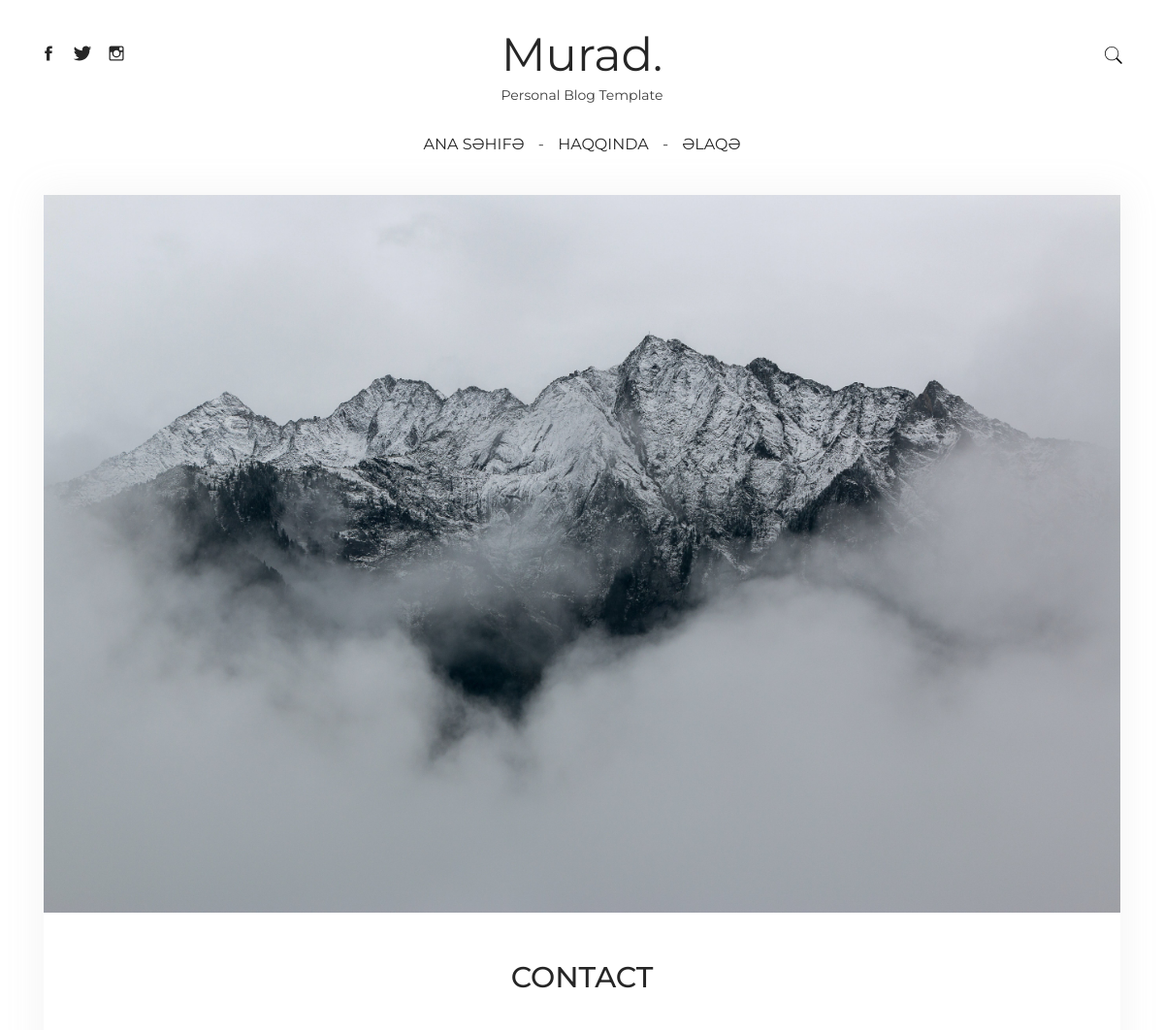
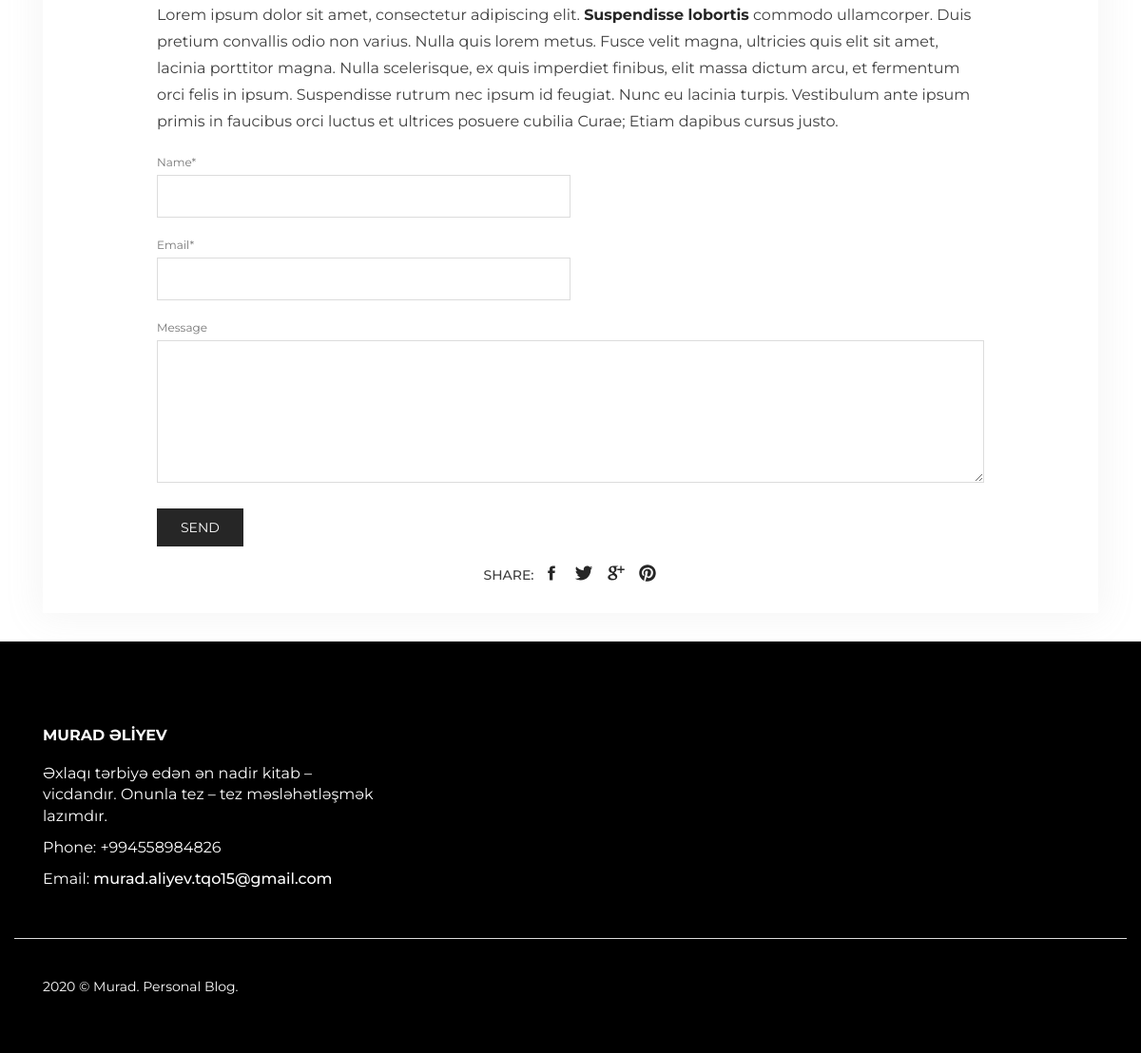
The app's page /contact with its own data (2 pictures, top to bottom).
### polls/models.py (models this page shows)
class Pages(models.Model):
    id = models.AutoField(auto_created=True, primary_key=True, serialize=False)
    page = models.CharField(max_length=250, verbose_name='Səhifənin adı')
    page_url = models.CharField(max_length=250, verbose_name='Alt səhifə (url)')
    def __str__(self):
        return self.page

class Post(models.Model):
    id = models.AutoField(auto_created=True, primary_key=True, serialize=False)
    page_id = models.ForeignKey(Pages, on_delete=models.CASCADE)
    title = models.CharField(max_length=250, verbose_name='Başlıq')
    slug = models.SlugField(max_length=250,verbose_name='Slug')
    picture = models.ImageField(upload_to='img/',blank=True,verbose_name='Şəkil')
    created_at = models.DateTimeField(verbose_name='İndiki vaxt')
    content = RichTextUploadingField() #HTMLField()
    def __str__(self):
        return self.title
    def image_tag(self):
        from django.utils.html import mark_safe
        return mark_safe('<img src="%s" width="100px" height="100px" />'%(self.picture.url))
    image_tag.short_description = 'Image'
    """class About(models.Model):
    id = models.AutoField(auto_created=True, primary_key=True, serialize=False)
    title = models.CharField(max_length=250, verbose_name='Başlıq')
    picture = models.ImageField(upload_to='img/',blank=True,verbose_name='Şəkil')
    content = RichTextUploadingField() #HTMLField()

    def __str__(self):
        return self.title

    def image_tag(self):
        from django.utils.html import mark_safe
        return mark_safe('<img src="%s" width="100px" height="100px" />'%(self.picture.url))
    image_tag.short_description = 'Image'


class Contact(models.Model):
    id = models.AutoField(auto_created=True, primary_key=True, serialize=False)
    title = models.CharField(max_length=250, verbose_name='Başlıq')
    picture = models.ImageField(upload_to='img/',blank=True,verbose_name='Şəkil')
    content = RichTextUploadingField() #HTMLField()

    def __str__(self):
        return self.title

    def image_tag(self):
        from django.utils.html import mark_safe
        return mark_safe('<img src="%s" width="100px" height="100px" />'%(self.picture.url))
    image_tag.short_description = 'Image'"""

### polls/views.py (the view)
# urls.py: path('contact', include('polls.urls',namespace="contact")),
def contact(request):
    pages= Pages.objects.all()
    data = Post.objects.select_related("page_id").filter(page_id_id__page_url="contact").values()
    print("data",data[0]['picture'])
    return render(request,"contact.html",{"data":data[0],"pages":pages})

### templates/contact.html
{% extends "header.html" %}
{% load static %}
{% block body %}
{% include 'nav.html' with url=pages%}
    <main>
      <div class="container">
        <div class="col-md-12  col-lg-12">
          <div class="blog-post  blog-post--fullwidth  blog-post--page">
            <div class="blog-post__image">
              <img src="{% static data.picture %}" alt="Contact">
            </div>
            <div class="blog-post-wrapper">
              <div class="blog-post__title">
                <h1>{{data.title}}</h1>
              </div>
              <div class="blog-post__content">
                {{data.content|safe}}
              </div>
              <div class="blog-post__contact">
                <form action="php/contact-form-handler.php" method="post">
                  <p class="blog-post__contact-author">
                    <label for="contact-author">Name*</label>
                    <input id="contact-author" type="text" name="contact-author" size="30" aria-required="true" required>
                  </p>
                  <p class="blog-post__contact-email">
                    <label for="contact-email">Email*</label>
                    <input id="contact-email" type="email" name="contact-email" size="30" aria-required="true" required>
                  </p>
                  <p class="blog-post__contact-message">
                    <label for="contact-message">Message</label>
                    <textarea id="contact-message" name="contact-message" cols="45" aria-required="true"></textarea>
                  </p>
                  <p class="blog-post__contact-submit">
                    <input id="contact-submit" type="submit" name="contact-submit" size="30" value="Send">
                  </p>
                </form>
              </div>
              <div class="blog-post__footer">
                <div class="blog-post__footer-social">
                  <span>Share:</span>
                  <div class="blog-post__footer-social-icons">
                    <a href="#">
                      <svg>
                        <use xmlns:xlink="http://www.w3.org/1999/xlink" xlink:href="#icon-facebook"></use>
                      </svg>
                    </a>
                    <a href="#">
                      <svg>
                        <use xmlns:xlink="http://www.w3.org/1999/xlink" xlink:href="#icon-twitter"></use>
                      </svg>
                    </a>
                    <a href="#">
                      <svg>
                        <use xmlns:xlink="http://www.w3.org/1999/xlink" xlink:href="#icon-google"></use>
                      </svg>
                    </a>
                    <a href="#">
                      <svg>
                        <use xmlns:xlink="http://www.w3.org/1999/xlink" xlink:href="#icon-pinterest"></use>
                      </svg>
                    </a>
                  </div>
                </div>
              </div>
            </div>
          </div>
        </div>
      </div>
    </main>
    {% include 'footer.html' %}
    {%endblock%}

### templates/nav.html (shortened to what this page needs)
<header class="header  container">
    <div class="row  header__logo">
      <div class="col-md-3">
        <div class="social-icons">
          <a href="#">
            <svg>
              <use xmlns:xlink="http://www.w3.org/1999/xlink" xlink:href="#icon-facebook"></use>
            </svg>
          </a>
          <a href="#">
            <svg>
              <use xmlns:xlink="http://www.w3.org/1999/xlink" xlink:href="#icon-twitter"></use>
            </svg>
          </a>
          <a href="#">
            <svg>
              <use xmlns:xlink="http://www.w3.org/1999/xlink" xlink:href="#icon-instagram"></use>
            </svg>
          </a>
        </div>
      </div>
      <div class="col-md-6  logo">
        <h1><a class="logo__link" href="{% url 'polls:index' %}">Murad.</a></h1>
        <div class="logo__description">Personal Blog Template</div>
      </div>
      <div class="col-md-3  header__right">
        <div class="top-icons">
          <div class="top-icons__search">
            <svg>
              <use xmlns:xlink="http://www.w3.org/1999/xlink" xlink:href="#icon-search"></use>
            </svg>
          </div>
        </div>
      </div>
    </div>
<nav class="nav">
    <ul class="nav__list">
      {% for page in pages %}
      <li class="nav__item">
        <a href="{% url 'polls:about'  slug=page.page_url%}">{{page}}</a>
      </li>
              {%endfor%}
    </ul>
  </nav>
    </header>

### records on screen
Pages: page "ANA SƏHIFƏ"
Pages: page "HAQQINDA"
Pages: page "ƏLAQƏ"
Post: picture (picture), title "CONTACT", content "Lorem ipsum dolor sit amet, consectetur adipiscing elit. Suspendisse lobortis commodo ullamcorper. Duis pretium convallis odio non varius. Nulla quis lorem metus. Fusce velit magna, ultricies quis elit sit amet, lacinia porttitor magna. Nulla scelerisque, ex quis imperdiet finibus, elit massa dictum arcu, et fermentum orci felis in ipsum. Suspendisse rutrum nec ipsum id feugiat. Nunc eu lacinia turpis. Vestibulum ante ipsum primis in faucibus orci luctus et ultrices posuere cubilia Curae; Etiam dapibus cursus justo."
